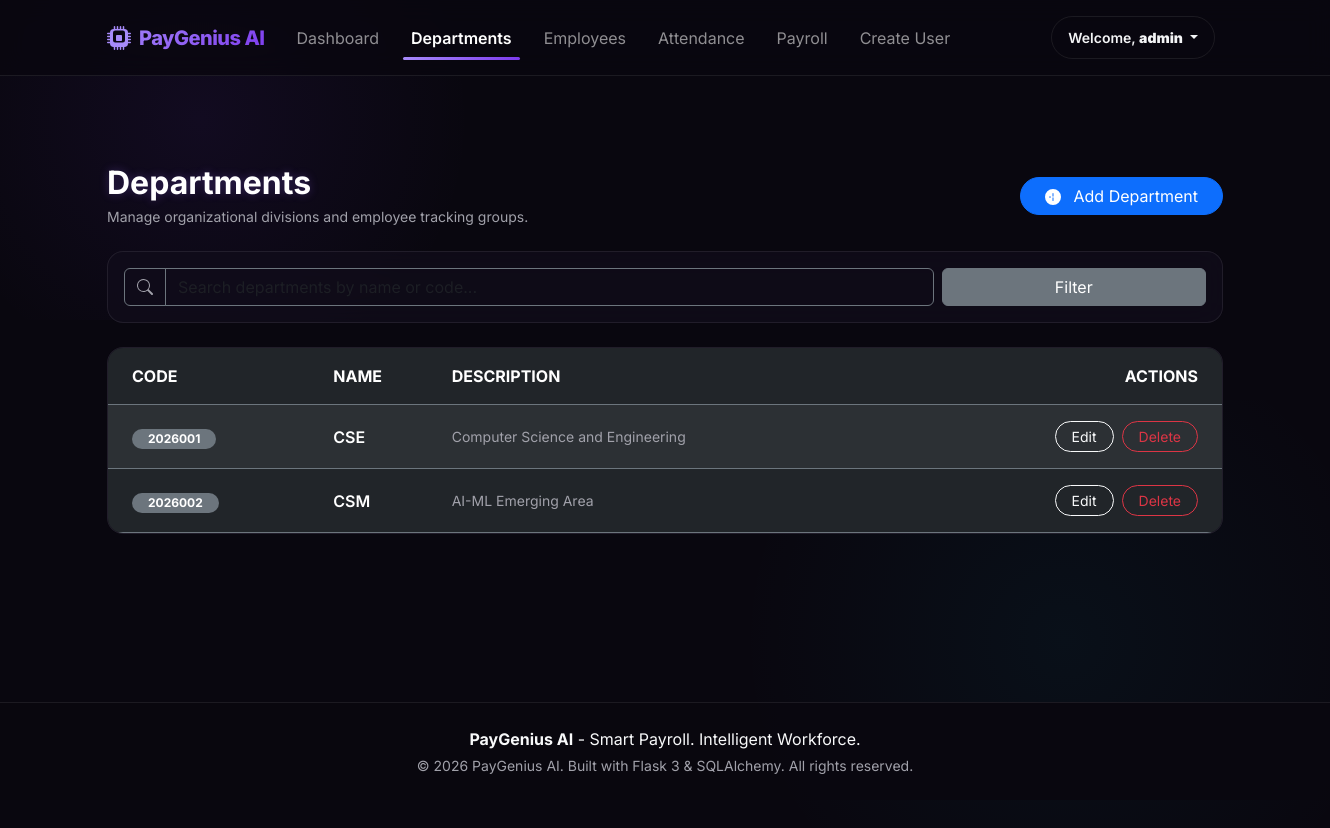
/hr/departments (signed in), run on the app's committed database.
### models/user.py (models this page shows)
class User(BaseModel, UserMixin):
    __tablename__ = "users"
    username = db.Column(db.String(64), unique=True, nullable=False, index=True)
    email = db.Column(db.String(120), unique=True, nullable=False, index=True)
    password_hash = db.Column(db.String(256), nullable=False)
    role_id = db.Column(
        db.Integer,
        db.ForeignKey("roles.id"),
        nullable=True
    )
    role = db.relationship(
        "Role",
        back_populates="users"
    )
    employee_id = db.Column(
        db.Integer,
        db.ForeignKey("employees.id"),
        nullable=True,
        unique=True
    )
    employee = db.relationship(
        "Employee",
        back_populates="user"
    )
    approved_leaves = db.relationship(
        "LeaveRequest",
        back_populates="approver",
        lazy="dynamic",
        foreign_keys="LeaveRequest.approved_by"
    )
    def __repr__(self):
        return f"<User {self.username}>"

### models/department.py (models this page shows, shortened)
class Department(BaseModel):
    __tablename__ = "departments"
    name = db.Column(db.String(100), unique=True, index=True, nullable=False)
    code = db.Column(db.String(20), unique=True, index=True, nullable=False)
    description = db.Column(db.String(255), nullable=True)
    employees = db.relationship(
        "Employee",
        back_populates="department",
        lazy="dynamic"
    )

### blueprints/hr/routes.py (the view)
@hr_bp.route("/departments", methods=["GET"])
@login_required
@roles_required(RoleType.ADMIN, RoleType.HR)
def list_departments():
    search_query = request.args.get("q", "")
    departments = HRService.list_departments(search=search_query)
    return render_template(
        "hr/department_list.html",
        departments=departments,
        search_query=search_query
    )

### blueprints/hr/services.py (called while the page is built, shortened)
    @staticmethod
    def list_departments(search=None):
        query = Department.query.filter(Department.is_active == True)
        return query.order_by(Department.name).all()

### templates/hr/department_list.html (shortened to what this page needs)
{% extends "base.html" %}
{% block content %}
<div class="row g-4 mt-2">
    <div class="col-12 d-flex justify-content-between align-items-center">
        <div>
            <h2 class="text-white fw-bold mb-1 glow-text">Departments</h2>
            <p class="text-muted mb-0 small">Manage organizational divisions and employee tracking groups.</p>
        </div>
        <a href="{{ url_for('hr.create_department') }}" class="btn btn-primary rounded-pill px-4">
            <svg xmlns="http://www.w3.org/2000/svg" width="16" height="16" fill="currentColor" class="bi bi-plus-circle-fill me-2" viewBox="0 0 16 16">
                <path d="M16 8A8 8 0 1 1 0 8a8 8 0 0 1 16 0M8.5 4.5a.5.5 0 0 0-1 0v3h-3a.5.5 0 0 0 0 1h3v3a.5.5 0 0 0 1 0v-3h-3a.5.5 0 0 0 0-1h3z"/>
            </svg>
            Add Department
        </a>
    </div>
    <div class="col-12">
        <div class="glass-card p-3">
            <form action="{{ url_for('hr.list_departments') }}" method="GET" class="row g-2 align-items-center">
                <div class="col-md-9 col-sm-8">
                    <div class="input-group">
                        <span class="input-group-text bg-transparent border-secondary text-muted">
                        </span>
                        <input type="text" name="q" value="{{ search_query }}" class="form-control bg-transparent border-secondary text-white" placeholder="Search departments by name or code...">
                    </div>
                </div>
                <div class="col-md-3 col-sm-4 d-grid gap-2 d-md-flex">
                    <button type="submit" class="btn btn-secondary flex-grow-1">Filter</button>
                </div>
            </form>
        </div>
    </div>
    <div class="col-12">
        <div class="glass-card p-0 overflow-hidden">
            <div class="table-responsive">
                <table class="table table-dark table-hover table-striped align-middle mb-0" style="background: transparent;">
                    <thead>
                        <tr class="text-uppercase text-muted fs-7 border-secondary">
                            <th class="ps-4 py-3">Code</th>
                            <th class="py-3">Name</th>
                            <th class="py-3">Description</th>
                            <th class="py-3 text-end pe-4">Actions</th>
                        </tr>
                    </thead>
                    <tbody>
                        {% if departments %}
                            {% for dept in departments %}
                                <tr class="border-secondary">
                                    <td class="ps-4 py-3">
                                        <span class="badge bg-secondary rounded-pill px-3">{{ dept.code }}</span>
                                    </td>
                                    <td class="py-3 fw-semibold text-white">{{ dept.name }}</td>
                                    <td class="py-3 text-muted small">
                                        {{ dept.description or "No description provided." }}
                                    </td>
                                    <td class="py-3 text-end pe-4">
                                        <div class="d-inline-flex gap-2">
                                            <a href="{{ url_for('hr.edit_department', id=dept.id) }}" class="btn btn-outline-light btn-sm rounded-pill px-3">
                                                Edit
                                            </a>
                                            <form action="{{ url_for('hr.delete_department', id=dept.id) }}" method="POST" onsubmit="return confirm('Are you sure you want to delete this department?');">
                                                <button type="submit" class="btn btn-outline-danger btn-sm rounded-pill px-3">
                                                    Delete
                                                </button>
                                            </form>
                                        </div>
                                    </td>
                                </tr>
                            {% endfor %}
                        {% else %}
                            <tr>
                                <td colspan="4" class="text-center py-5 text-muted">
                                    No active departments found.
                                </td>
                            </tr>
                        {% endif %}
                    </tbody>
                </table>
            </div>
        </div>
    </div>
</div>
{% endblock %}

### templates/base.html (shortened to what this page needs)
<!DOCTYPE html>
<html lang="en">
<head>
    <link href="https://cdn.jsdelivr.net/npm/bootstrap@5.3.3/dist/css/bootstrap.min.css" rel="stylesheet">
    <link rel="stylesheet" href="{{ url_for('static', filename='css/style.css') }}">
</head>
<body>
    <nav class="navbar navbar-expand-lg navbar-dark navbar-custom py-3">
        <div class="container">
            <a class="navbar-brand d-flex align-items-center" href="/">
                PayGenius AI
            </a>
            <div class="collapse navbar-collapse" id="navbarNav">
                <ul class="navbar-nav me-auto mb-2 mb-lg-0">
                    <li class="nav-item">
                        <a class="nav-link px-3 {% if request.endpoint == 'analytics.dashboard' %}active{% endif %}" href="{{ url_for('analytics.dashboard') }}">Dashboard</a>
                    </li>
                    {% if current_user.is_authenticated and current_user.role and current_user.role.name in [RoleType.ADMIN, RoleType.HR] %}
                    <li class="nav-item">
                        <a class="nav-link px-3 {% if '/hr/departments' in request.path %}active{% endif %}" href="{{ url_for('hr.list_departments') }}">Departments</a>
                    </li>
                    <li class="nav-item">
                        <a class="nav-link px-3 {% if '/hr/employees' in request.path %}active{% endif %}" href="{{ url_for('hr.list_employees') }}">Employees</a>
                    </li>
                    <li class="nav-item">
                        <a class="nav-link px-3 {% if request.endpoint == 'attendance_upload.upload_attendance_ui' %}active{% endif %}" href="{{ url_for('attendance_upload.upload_attendance_ui') }}">Attendance</a>
                    </li>
                    <li class="nav-item">
                        <a class="nav-link px-3 {% if request.endpoint and request.endpoint.startswith('payroll.') %}active{% endif %}" href="{{ url_for('payroll.payroll_ui') }}">Payroll</a>
                    </li>
                    {% endif %}
                    {% if current_user.is_authenticated and current_user.role and current_user.role.name == RoleType.ADMIN %}
                    <li class="nav-item">
                        <a class="nav-link px-3 {% if request.path == '/admin/create-user' %}active{% endif %}" href="{{ url_for('auth.create_user') }}">Create User</a>
                    </li>
                    {% endif %}
                </ul>
                <div class="d-flex align-items-center">
                    {% if current_user and current_user.is_authenticated %}
                        <div class="dropdown">
                            <button class="btn btn-outline-custom dropdown-toggle btn-sm rounded-pill px-3 me-2" type="button" id="userMenu" data-bs-toggle="dropdown" aria-expanded="false">
                                Welcome, <strong>{{ current_user.username }}</strong>
                            </button>
                        </div>
                    {% else %}
                        <a href="{{ url_for('auth.login') }}" class="btn btn-outline-custom me-2 rounded-pill btn-sm px-3">Log In</a>
                    {% endif %}
                </div>
            </div>
        </div>
    </nav>
    <main class="container py-4 flex-grow-1">
        {% block content %}{% endblock %}
    </main>
    <footer class="py-4 mt-auto">
        <div class="container text-center">
            <p class="mb-1 text-light"><strong>PayGenius AI</strong> - Smart Payroll. Intelligent Workforce.</p>
            <p class="text-muted small mb-0">&copy; 2026 PayGenius AI. Built with Flask 3 & SQLAlchemy. All rights reserved.</p>
        </div>
    </footer>
</body>
</html>

### static/css/style.css (style rules this page uses)
:root { --bg-base: #09070f; --bg-surface: rgba(18, 14, 28, 0.7); --bg-surface-hover: rgba(26, 21, 40, 0.85); --primary: #8b5cf6; --primary-glow: rgba(139, 92, 246, 0.15); --primary-gradient: linear-gradient(135deg, #a78bfa 0%, #7c3aed 100%); --accent: #06b6d4; --accent-gradient: linear-gradient(135deg, #22d3ee 0%, #0891b2 100%); --text-main: #f3f4f6; --text-muted: #9ca3af; --border-color: rgba(255, 255, 255, 0.08); --transition-smooth: all 0.3s cubic-bezier(0.4, 0, 0.2, 1); }
body { background-color: var(--bg-base); color: var(--text-main); font-family: 'Inter', sans-serif; min-height: 100vh; display: flex; flex-direction: column; overflow-x: hidden; position: relative; }
body::before { content: ""; position: absolute; top: -10%; left: -10%; width: 50%; height: 50%; background: radial-gradient(circle, rgba(124, 58, 237, 0.08) 0%, rgba(0, 0, 0, 0) 70%); z-index: -1; pointer-events: none; }
body::after { content: ""; position: absolute; bottom: -10%; right: -10%; width: 60%; height: 60%; background: radial-gradient(circle, rgba(6, 182, 212, 0.05) 0%, rgba(0, 0, 0, 0) 70%); z-index: -1; pointer-events: none; }
.navbar-custom { background: rgba(9, 7, 15, 0.8) !important; backdrop-filter: blur(12px); -webkit-backdrop-filter: blur(12px); border-bottom: 1px solid var(--border-color); }
.navbar-brand { font-weight: 800; letter-spacing: -0.5px; background: var(--primary-gradient); -webkit-background-clip: text; -webkit-text-fill-color: transparent; }
main { flex-grow: 1; }
.glass-card { background: var(--bg-surface); backdrop-filter: blur(16px); -webkit-backdrop-filter: blur(16px); border: 1px solid var(--border-color); border-radius: 16px; padding: 24px; transition: var(--transition-smooth); }
.btn-outline-custom { background: transparent; border: 1px solid var(--border-color); color: var(--text-main); font-weight: 600; padding: 10px 24px; border-radius: 10px; transition: var(--transition-smooth); }
footer { border-top: 1px solid var(--border-color); background: rgba(9, 7, 15, 0.9); }
.glow-text { text-shadow: 0 0 10px rgba(139, 92, 246, 0.3); }
.navbar-nav .nav-link { position: relative; transition: var(--transition-smooth); }
.navbar-nav .nav-link.active { color: #ffffff !important; font-weight: 600; }
.navbar-nav .nav-link.active::after { content: ""; position: absolute; bottom: -2px; left: 0.5rem; right: 0.5rem; height: 3px; background: var(--primary-gradient); border-radius: 3px; }
.text-muted { color: #a1a1aa !important; }

### data on the page
User: username "admin"
Department: code "2026001", name "CSE", description "Computer Science and Engineering"
Department: code "2026002", name "CSM", description "AI-ML Emerging Area"
